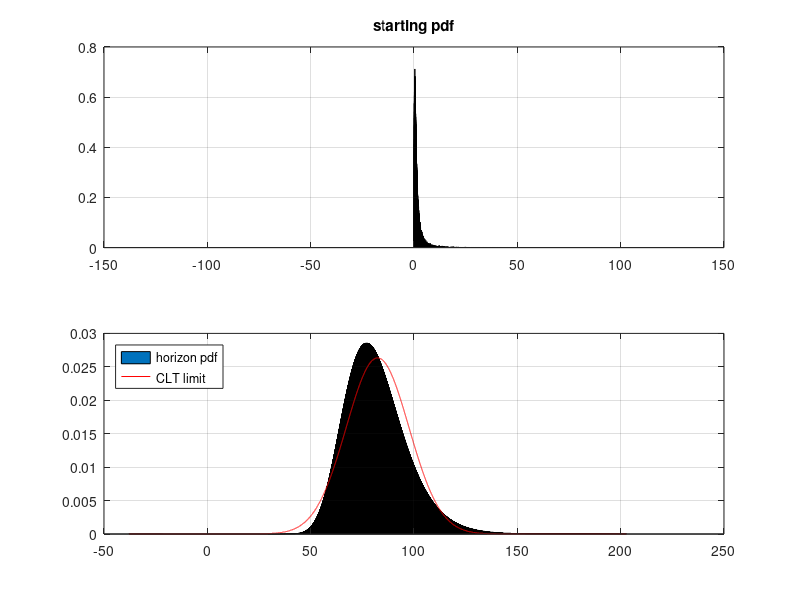
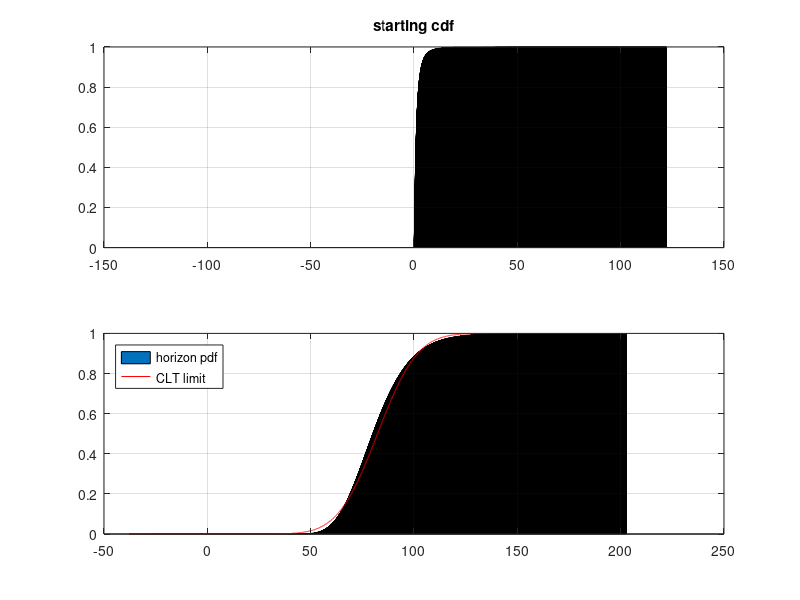

Write MATLAB code to recreate these figures, in order.
% this script performs the horizon projection of an invariant whose
% fully generic distribution is represented in terms of simulations/historical realizations
% see "Risk and Asset Allocation"-Springer (2005), by A. Meucci
% a detailed proof of the steps below can be found 
% at www.symmys.com > Book > Dowloads > Technical Appendices > Ch 3.7 "Numerical Market Projection"

clc; close all; clear;
%%%%%%%%%%%%%%%%%%%%%%%%%%%%%%%%%%%%%%%%%%%%%%%%%%%%%%%%%%%%%%%%%%%%%%%%%%%%%%%%%%%%%%%%%%%%%%%%%%%%%%%%%%%%%%%
T=50; % multiple of the estimation period to the investment horizon 
N=2^15; % coarseness level

%%%%%%%%%%%%%%%%%%%%%%%%%%%%%%%%%%%%%%%%%%%%%%%%%%%%%%%%%%%%%%%%%%%%%%%%%%%%%%%%%%%%%%%%%%%%%%%%%%%%%%%%%%%%%%%%
% input distribution
NumSimul=100000;
%X = normrnd(0,1,NumSimul,1);
%X = trnd(6,NumSimul,1);
X = lognrnd(0,1,NumSimul,1);
%X = betarnd(1.1,1,NumSimul,1);

%%%%%%%%%%%%%%%%%%%%%%%%%%%%%%%%%%%%%%%%%%%%%%%%%%%%%%%%%%%%%%%%%%%%%%%%%%%%%%%%%%%%%%%%%%%%%%%%%%%%%%%%%%%%%%%%
% standardize distribution
m=mean(X);
s=std(X);
Y=(X-m)/s;

% discretized initial pdf (standardized)
a=-norminv(10^(-15),0,sqrt(T));
h=2*a/N;
Xi=[-a+h : h : a]';
x=Xi+h/2;   

NumPerBin=hist(Y,x);
f = 1/h * NumPerBin'/NumSimul;
f(N) = 1/h * (   NumSimul-sum(NumPerBin(1:end-1))   )/NumSimul;

% discretized characteristic function
Phi=fft(f);                     

% projection of discretized characteristic function
Signs=(-1).^([0:N-1]'*(T-1));   
Phi_T=h^(T-1)*Signs.*(Phi.^T);

% horizon discretized pdf (standardized)
f_T=ifft(Phi_T);

%%%%%%%%%%%%%%%%%%%%%%%%%%%%%%%%%%%%%%%%%%%%%%%%%%%%%%%%%%%%%%%%%%%%%%%%%%%%%%%%%%%%%%%%%%%%%%%%%%%%%%%%%%%%
% non-standardized initial pdf 
X_Start=m+s*Xi;
f_Start=f/s;
F_Start=h*cumsum(f_Start*s);

% non-standardized horizon pdf and cdf
x_Hor=m*T+s*Xi;
f_Hor=f_T/s;
F_Hor=h*cumsum(f_Hor*s);

%%%%%%%%%%%%%%%%%%%%%%%%%%%%%%%%%%%%%%%%%%%%%%%%%%%%%%%%%%%%%%%%%%%%%%%%%%%%%%%%%%%%%%%%%%%%%%%%%%%%%%%%%%%%
% plots
%%%%%%%%%%%%%%%%%%%%%%%%%%%%%%%%%%%%%%%%%%%%%%%%%%%%%%%%%%%%%%%%%%%%%%%%%%%%%%%%%%%%%%%%%%%%%%%%%%%%%%%%%%%%
figure

subplot(2,1,1)
u=bar(X_Start,f_Start);
grid on
title('starting pdf')

subplot(2,1,2)
u=bar(x_Hor,f_Hor);
hold on
y=normpdf(x_Hor,m*T,s*sqrt(T));
u=plot(x_Hor,y,'r');
grid on 
legend('horizon pdf','CLT limit','location','northwest')

figure

subplot(2,1,1)
u=bar(X_Start,F_Start);
grid on
title('starting cdf')

subplot(2,1,2)
u=bar(x_Hor,F_Hor);
hold on
y=normcdf(x_Hor,m*T,s*sqrt(T));
u=plot(x_Hor,y,'r');
grid on 
legend('horizon pdf','CLT limit','location','northwest')